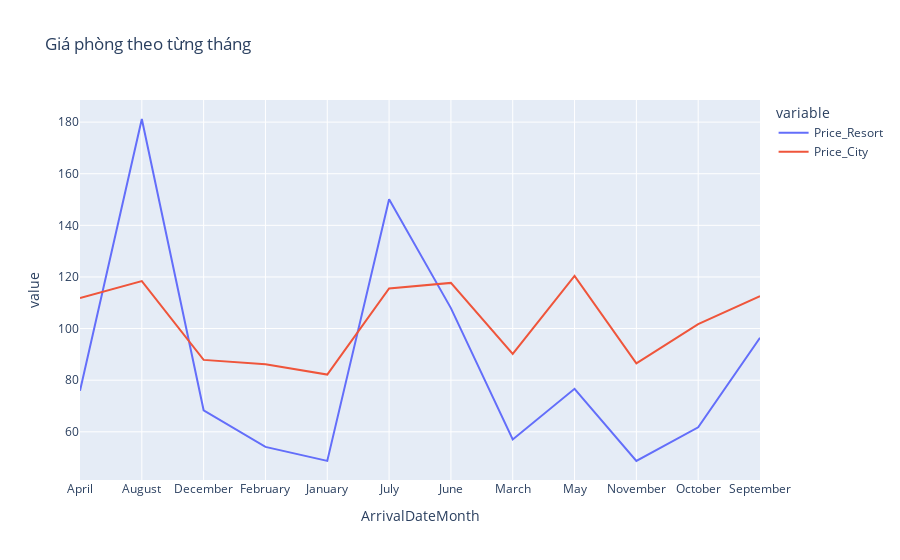

Write notebook code for a chart like this one.
### Code cell
plt.figure(figsize = (25, 12))
px.line(final_hotel, x = 'ArrivalDateMonth', y = ['Price_Resort','Price_City'],
        title = 'Giá phòng theo từng tháng')

### Figure 1 — Plotly figure (JSON) as saved in the notebook; plotly's stock layout.template omitted (floating-point values rounded to 4 significant figures)
{"data": [{"hovertemplate": "variable=Price_Resort<br>ArrivalDateMonth=%{x}<br>value=%{y}<extra></extra>", "legendgroup": "Price_Resort", "line": {"color": "#636efa", "dash": "solid"}, "marker": {"symbol": "circle"}, "mode": "lines", "name": "Price_Resort", "orientation": "v", "showlegend": true, "type": "scatter", "x": ["April", "August", "December", "February", "January", "July", "June", "March", "May", "November", "October", "September"], "xaxis": "x", "y": [75.87, 181.2, 68.32, 54.15, 48.71, 150.1, 107.9, 57.01, 76.66, 48.68, 61.73, 96.42], "yaxis": "y"}, {"hovertemplate": "variable=Price_City<br>ArrivalDateMonth=%{x}<br>value=%{y}<extra></extra>", "legendgroup": "Price_City", "line": {"color": "#EF553B", "dash": "solid"}, "marker": {"symbol": "circle"}, "mode": "lines", "name": "Price_City", "orientation": "v", "showlegend": true, "type": "scatter", "x": ["April", "August", "December", "February", "January", "July", "June", "March", "May", "November", "October", "September"], "xaxis": "x", "y": [111.9, 118.4, 87.86, 86.18, 82.16, 115.6, 117.7, 90.17, 120.4, 86.5, 101.7, 112.6], "yaxis": "y"}], "layout": {"autosize": true, "legend": {"title": {"text": "variable"}, "tracegroupgap": 0}, "title": {"text": "Giá phòng theo từng tháng"}, "xaxis": {"anchor": "y", "autorange": true, "domain": [0, 1], "range": [0, 11], "title": {"text": "ArrivalDateMonth"}, "type": "category"}, "yaxis": {"anchor": "x", "autorange": true, "domain": [0, 1], "range": [41.32, 188.6], "title": {"text": "value"}, "type": "linear"}}}
